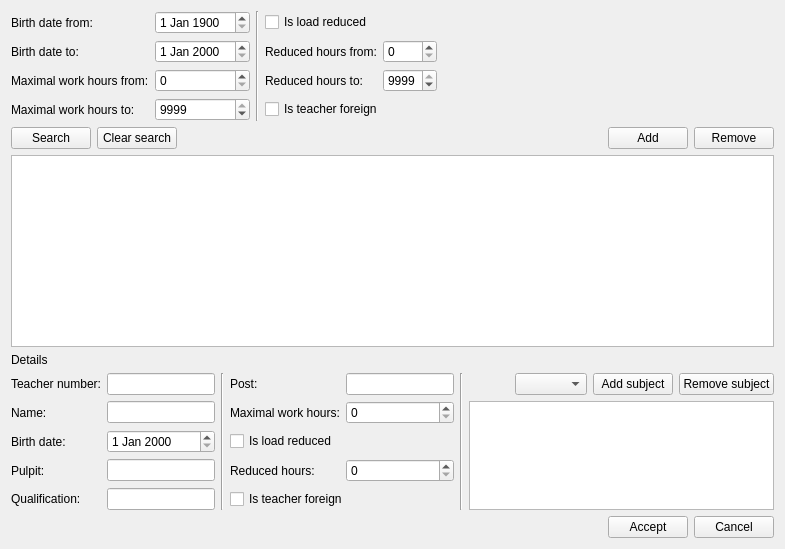
      <widget class="QWidget" name="tab_2">
       <attribute name="title">
        <string>Teachers</string>
       </attribute>
       <layout class="QGridLayout" name="gridLayout_4">
        <item row="0" column="0">
         <layout class="QGridLayout" name="gridLayout_9">
          <item row="0" column="2" rowspan="4">
           <widget class="Line" name="line">
            <property name="orientation">
             <enum>Qt::Vertical</enum>
            </property>
           </widget>
          </item>
          <item row="1" column="3">
           <widget class="QLabel" name="label_23">
            <property name="text">
             <string>Reduced hours from:</string>
            </property>
           </widget>
          </item>
          <item row="3" column="1">
           <widget class="QSpinBox" name="teacherMaximalWorkHoursToSpinBox">
            <property name="maximum">
             <number>9999</number>
            </property>
            <property name="value">
             <number>9999</number>
            </property>
           </widget>
          </item>
          <item row="0" column="0">
           <widget class="QLabel" name="label_17">
            <property name="text">
             <string>Birth date from:</string>
            </property>
           </widget>
          </item>
          <item row="2" column="0">
           <widget class="QLabel" name="label_20">
            <property name="text">
             <string>Maximal work hours from:</string>
            </property>
           </widget>
          </item>
          <item row="1" column="0">
           <widget class="QLabel" name="label_19">
            <property name="text">
             <string>Birth date to:</string>
            </property>
           </widget>
          </item>
          <item row="0" column="1">
           <widget class="QDateEdit" name="teacherBirthDateFromEdit">
            <property name="dateTime">
             <datetime>
              <hour>0</hour>
              <minute>0</minute>
              <second>0</second>
              <year>1900</year>
              <month>1</month>
              <day>1</day>
             </datetime>
            </property>
            <property name="time">
             <time>
              <hour>0</hour>
              <minute>0</minute>
              <second>0</second>
             </time>
            </property>
            <property name="minimumDateTime">
             <datetime>
              <hour>0</hour>
              <minute>0</minute>
              <second>0</second>
              <year>1900</year>
              <month>1</month>
              <day>1</day>
             </datetime>
            </property>
            <property name="minimumDate">
             <date>
              <year>1900</year>
              <month>1</month>
              <day>1</day>
             </date>
            </property>
            <property name="minimumTime">
             <time>
              <hour>0</hour>
              <minute>0</minute>
              <second>0</second>
             </time>
            </property>
           </widget>
          </item>
          <item row="0" column="5">
           <spacer name="horizontalSpacer_7">
            <property name="orientation">
             <enum>Qt::Horizontal</enum>
            </property>
            <property name="sizeHint" stdset="0">
             <size>
              <width>40</width>
              <height>20</height>
             </size>
            </property>
           </spacer>
          </item>
          <item row="2" column="3">
           <widget class="QLabel" name="label_24">
            <property name="text">
             <string>Reduced hours to:</string>
            </property>
           </widget>
          </item>
          <item row="3" column="0">
           <widget class="QLabel" name="label_21">
            <property name="text">
             <string>Maximal work hours to:</string>
            </property>
           </widget>
          </item>
          <item row="1" column="1">
           <widget class="QDateEdit" name="teacherBirthDateToEdit">
            <property name="minimumDate">
             <date>
              <year>1900</year>
              <month>1</month>
              <day>1</day>
             </date>
            </property>
           </widget>
          </item>
          <item row="0" column="3" colspan="2">
           <widget class="QCheckBox" name="teacherIsLoadReducedFilterCheckBox">
            <property name="text">
             <string>Is load reduced</string>
            </property>
           </widget>
          </item>
          <item row="2" column="4">
           <widget class="QSpinBox" name="teacherReducedHoursToSpinBox">
            <property name="maximum">
             <number>9999</number>
            </property>
            <property name="value">
             <number>9999</number>
            </property>
           </widget>
          </item>
          <item row="3" column="3" colspan="2">
           <widget class="QCheckBox" name="teacherIsForeignFilterCheckBox">
            <property name="text">
             <string>Is teacher foreign</string>
            </property>
           </widget>
          </item>
          <item row="1" column="4">
           <widget class="QSpinBox" name="teacherReducedHoursFromSpinBox">
            <property name="maximum">
             <number>9999</number>
            </property>
           </widget>
          </item>
          <item row="2" column="1">
           <widget class="QSpinBox" name="teacherMaximalWorkHoursFromSpinBox">
            <property name="maximum">
             <number>9999</number>
            </property>
           </widget>
          </item>
         </layout>
        </item>
        <item row="1" column="0">
         <layout class="QGridLayout" name="gridLayout_3">
          <item row="2" column="0" colspan="5">
           <layout class="QGridLayout" name="gridLayout_10">
            <item row="4" column="1">
             <widget class="QLineEdit" name="teacherNameLineEdit"/>
            </item>
            <item row="4" column="3">
             <widget class="QLabel" name="label_16">
              <property name="text">
               <string>Maximal work hours:</string>
              </property>
             </widget>
            </item>
            <item row="3" column="6">
             <spacer name="horizontalSpacer_5">
              <property name="orientation">
               <enum>Qt::Horizontal</enum>
              </property>
              <property name="sizeHint" stdset="0">
               <size>
                <width>40</width>
                <height>20</height>
               </size>
              </property>
             </spacer>
            </item>
            <item row="3" column="8">
             <widget class="QPushButton" name="teacherAddSubjectButton">
              <property name="text">
               <string>Add subject</string>
              </property>
             </widget>
            </item>
            <item row="4" column="0">
             <widget class="QLabel" name="label_11">
              <property name="text">
               <string comment="person">Name:</string>
              </property>
             </widget>
            </item>
            <item row="4" column="6" rowspan="4" colspan="4">
             <widget class="QListView" name="teacherSubjectListView"/>
            </item>
            <item row="3" column="0">
             <widget class="QLabel" name="label_10">
              <property name="text">
               <string>Teacher number:</string>
              </property>
             </widget>
            </item>
            <item row="7" column="1">
             <widget class="QLineEdit" name="teacherQualificationLineEdit"/>
            </item>
            <item row="3" column="7">
             <widget class="QComboBox" name="teacherSelectSubjectComboBox"/>
            </item>
            <item row="5" column="3" colspan="2">
             <widget class="QCheckBox" name="teacherIsLoadReducedCheckBox">
              <property name="text">
               <string>Is load reduced</string>
              </property>
             </widget>
            </item>
            <item row="3" column="3">
             <widget class="QLabel" name="label_15">
              <property name="text">
               <string>Post:</string>
              </property>
             </widget>
            </item>
            <item row="6" column="1">
             <widget class="QLineEdit" name="teacherPulpitLineEdit"/>
            </item>
            <item row="3" column="9">
             <widget class="QPushButton" name="teacherRemoveSubjectButton">
              <property name="text">
               <string>Remove subject</string>
              </property>
             </widget>
            </item>
            <item row="6" column="0">
             <widget class="QLabel" name="label_13">
              <property name="text">
               <string>Pulpit:</string>
              </property>
             </widget>
            </item>
            <item row="6" column="3">
             <widget class="QLabel" name="label_18">
              <property name="text">
               <string>Reduced hours:</string>
              </property>
             </widget>
            </item>
            <item row="7" column="3" colspan="2">
             <widget class="QCheckBox" name="teacherIsForeignCheckBox">
              <property name="text">
               <string>Is teacher foreign</string>
              </property>
             </widget>
            </item>
            <item row="3" column="1">
             <widget class="QLineEdit" name="teacherNumberLineEdit"/>
            </item>
            <item row="6" column="4">
             <widget class="QSpinBox" name="teacherReducedHoursSpinBox">
              <property name="maximum">
               <number>9999</number>
              </property>
             </widget>
            </item>
            <item row="7" column="0">
             <widget class="QLabel" name="label_14">
              <property name="text">
               <string>Qualification:</string>
              </property>
             </widget>
            </item>
            <item row="3" column="4">
             <widget class="QLineEdit" name="teacherPostLineEdit"/>
            </item>
            <item row="0" column="0" colspan="10">
             <widget class="QLabel" name="label_9">
              <property name="text">
               <string>Details</string>
              </property>
             </widget>
            </item>
            <item row="4" column="4">
             <widget class="QSpinBox" name="teacherMaximalWorkHoursSpinBox">
              <property name="maximum">
               <number>9999</number>
              </property>
             </widget>
            </item>
            <item row="5" column="1">
             <widget class="QDateEdit" name="teacherBirthDateEdit"/>
            </item>
            <item row="5" column="0">
             <widget class="QLabel" name="label_12">
              <property name="text">
               <string>Birth date:</string>
              </property>
             </widget>
            </item>
            <item row="3" column="2" rowspan="5">
             <widget class="Line" name="line_2">
              <property name="orientation">
               <enum>Qt::Vertical</enum>
              </property>
             </widget>
            </item>
            <item row="3" column="5" rowspan="5">
             <widget class="Line" name="line_3">
              <property name="orientation">
               <enum>Qt::Vertical</enum>
              </property>
             </widget>
            </item>
           </layout>
          </item>
          <item row="0" column="4">
           <widget class="QPushButton" name="teacherRemoveButton">
            <property name="text">
             <string>Remove</string>
            </property>
           </widget>
          </item>
          <item row="0" column="3">
           <widget class="QPushButton" name="teacherAddButton">
            <property name="text">
             <string>Add</string>
            </property>
           </widget>
          </item>
          <item row="3" column="0" colspan="3">
           <spacer name="horizontalSpacer_6">
            <property name="orientation">
             <enum>Qt::Horizontal</enum>
            </property>
            <property name="sizeHint" stdset="0">
             <size>
              <width>40</width>
              <height>20</height>
             </size>
            </property>
           </spacer>
          </item>
          <item row="3" column="4">
           <widget class="QPushButton" name="teacherCancelButton">
            <property name="text">
             <string>Cancel</string>
            </property>
           </widget>
          </item>
          <item row="0" column="2">
           <spacer name="horizontalSpacer_9">
            <property name="orientation">
             <enum>Qt::Horizontal</enum>
            </property>
            <property name="sizeHint" stdset="0">
             <size>
              <width>40</width>
              <height>20</height>
             </size>
            </property>
           </spacer>
          </item>
          <item row="3" column="3">
           <widget class="QPushButton" name="teacherAcceptButton">
            <property name="text">
             <string>Accept</string>
            </property>
           </widget>
          </item>
          <item row="0" column="0">
           <widget class="QPushButton" name="teacherSearchButton">
            <property name="text">
             <string>Search</string>
            </property>
           </widget>
          </item>
          <item row="0" column="1">
           <widget class="QPushButton" name="teacherClearSearchButton">
            <property name="text">
             <string>Clear search</string>
            </property>
           </widget>
          </item>
          <item row="1" column="0" colspan="5">
           <widget class="QTableView" name="teacherTableView"/>
          </item>
         </layout>
        </item>
       </layout>
      </widget>
